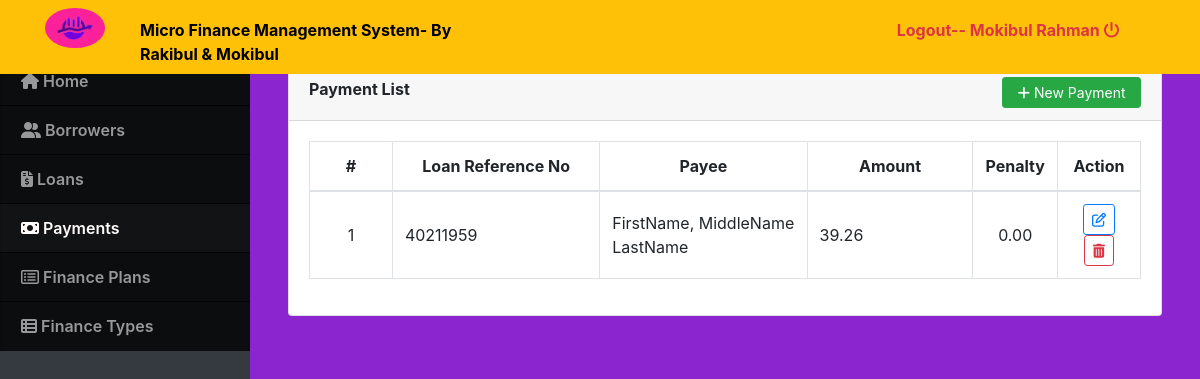
The page /index.php?page=payments (signed in) on the database as committed earlier.
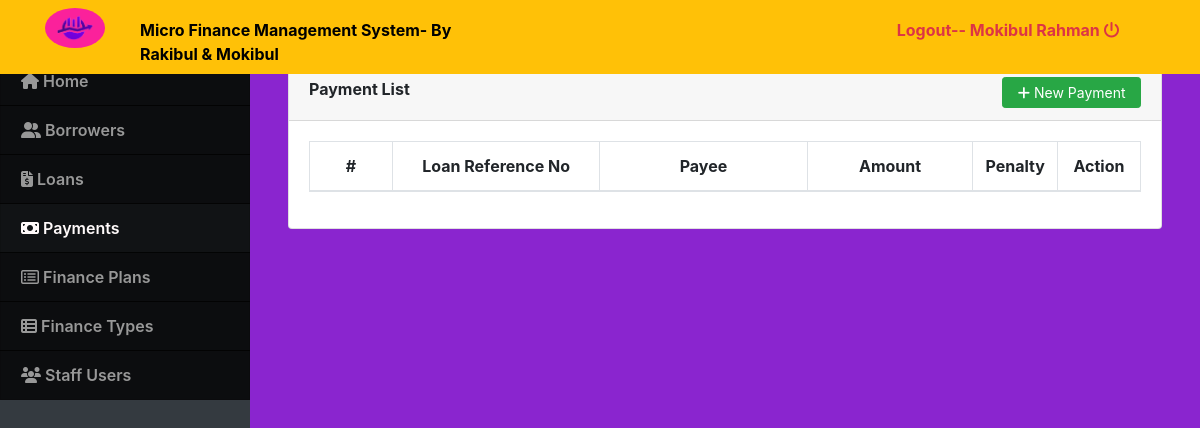
The same page on the database as committed later.
### tables this page shows
CREATE TABLE `payments` (
  `id` int(30) NOT NULL,
  `loan_id` int(30) NOT NULL,
  `payee` text NOT NULL,
  `amount` float NOT NULL DEFAULT 0,
  `penalty_amount` float NOT NULL DEFAULT 0,
  `overdue` tinyint(1) NOT NULL DEFAULT 0 COMMENT '0=no , 1 = yes',
  `date_created` datetime NOT NULL DEFAULT current_timestamp()
);

CREATE TABLE `loan_list` (
  `id` int(30) NOT NULL,
  `ref_no` varchar(50) NOT NULL,
  `loan_type_id` int(30) NOT NULL,
  `borrower_id` int(30) NOT NULL,
  `purpose` text NOT NULL,
  `amount` double NOT NULL,
  `plan_id` int(30) NOT NULL,
  `status` tinyint(1) NOT NULL DEFAULT 0 COMMENT '0= request, 1= confrimed,2=released,3=complteted,4=denied\r\n',
  `date_released` datetime NOT NULL,
  `date_created` datetime NOT NULL DEFAULT current_timestamp() ON UPDATE current_timestamp()
);

### payments.php (the view, shortened to what this page needs)
<?php include 'db_connect.php' ?>
<div class="container-fluid">
	<div class="col-lg-12">
		<div class="card">
			<div class="card-header">
				<large class="card-title">
					<b>Payment List</b>
					<button class="btn btn-success btn-sm btn-block col-md-2 float-right" type="button" id="new_payments"><i class="fa fa-plus"></i> New Payment</button>
				</large>
			</div>
			<div class="card-body">
				<table class="table table-bordered" id="loan-list">
					<colgroup>
						<col width="10%">
						<col width="25%">
						<col width="25%">
						<col width="20%">
						<col width="10%">
						<col width="10%">
					</colgroup>
					<thead>
						<tr>
							<th class="text-center">#</th>
							<th class="text-center">Loan Reference No</th>
							<th class="text-center">Payee</th>
							<th class="text-center">Amount</th>
							<th class="text-center">Penalty</th>
							<th class="text-center">Action</th>
						</tr>
					</thead>
					<tbody>
						<?php
						$i = 1;
						$qry = $conn->query("SELECT p.*,l.ref_no,concat(b.lastname,', ',b.firstname,' ',b.middlename)as name, b.contact_no, b.address from payments p inner join loan_list l on l.id = p.loan_id inner join borrowers b on b.id = l.borrower_id  order by p.id asc");
						while ($row = $qry->fetch_assoc()) :
						?>
							<tr>
								<td class="text-center"><?php echo $i++ ?></td>
								<td>
									<?php echo $row['ref_no'] ?>
								</td>
								<td>
									<?php echo $row['payee'] ?>
								</td>
								<td>
									<?php echo number_format($row['amount'], 2) ?>
								</td>
								<td class="text-center">
									<?php echo number_format($row['penalty_amount'], 2) ?>
								</td>
								<td class="text-center">
									<button class="btn btn-outline-primary btn-sm edit_payment" type="button" data-id="<?php echo $row['id'] ?>"><i class="fa fa-edit"></i></button>
									<button class="btn btn-outline-danger btn-sm delete_payment" type="button" data-id="<?php echo $row['id'] ?>"><i class="fa fa-trash"></i></button>
								</td>
							</tr>
						<?php endwhile; ?>
					</tbody>
				</table>
			</div>
		</div>
	</div>
</div>

### navbar.php (shortened to what this page needs)
<nav id="sidebar" class='mx-lt-5 bg-dark ' >
		<div class="sidebar-list">
				<a href="index.php?page=home" class="nav-item nav-home"><span class='icon-field'><i class="fa fa-home"></i></span> Home</a>
				<a href="index.php?page=borrowers" class="nav-item nav-borrowers"><span class='icon-field'><i class="fa fa-user-friends"></i></span> Borrowers</a>
				<a href="index.php?page=loans" class="nav-item nav-loans"><span class='icon-field'><i class="fa fa-file-invoice-dollar"></i></span> Loans</a>
				<a href="index.php?page=payments" class="nav-item nav-payments"><span class='icon-field'><i class="fa fa-money-bill"></i></span> Payments</a>
				<a href="index.php?page=plan" class="nav-item nav-plan"><span class='icon-field'><i class="fa fa-list-alt"></i></span> Finance Plans</a>
				<a href="index.php?page=loan_type" class="nav-item nav-loan_type"><span class='icon-field'><i class="fa fa-th-list"></i></span> Finance Types</a>
				<?php if($_SESSION['login_type'] == 1): ?>
				<a href="index.php?page=users" class="nav-item nav-users"><span class='icon-field'><i class="fa fa-users"></i></span> Staff Users</a>
			<?php endif; ?>
		</div>
</nav>

Rows that differ between the two databases and show on the page:
removed payments: loan_list.ref_no "40211959", payee "FirstName, MiddleName LastName", amount "39.26", penalty_amount "0.00"
Other text that changed with them:
text now shown: "Staff Users"
